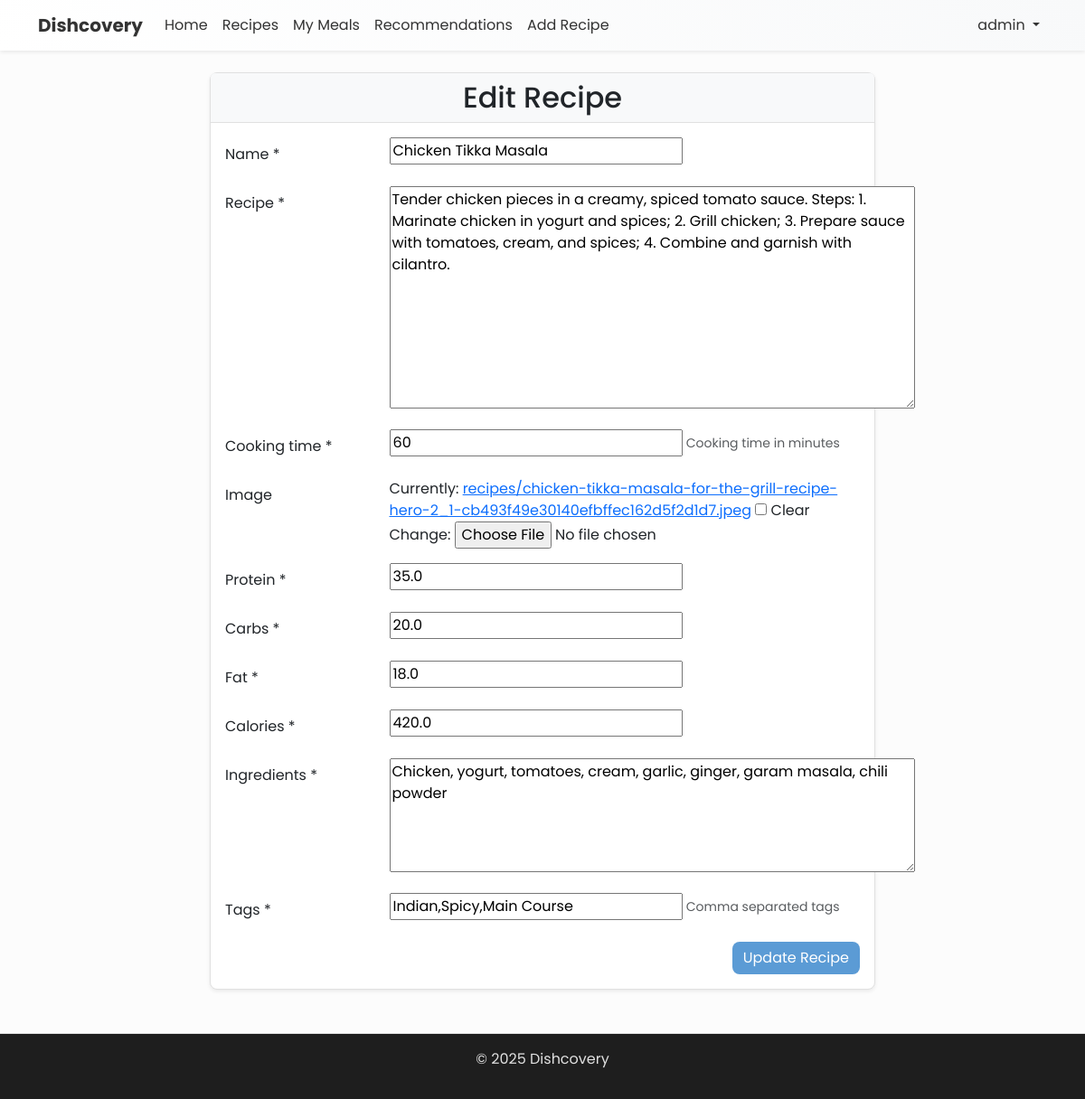
/recipes/2/edit/ (signed in), run on the app's committed database.
### core/models.py (models this page shows, shortened)
class User(AbstractUser):
    is_admin = models.BooleanField(default=False)

class Recipe(models.Model):
    id = models.AutoField(primary_key=True)
    name = models.CharField(max_length=30)
    recipe = models.TextField()
    author = models.ForeignKey(User, on_delete=models.CASCADE, related_name='created_recipes')
    cooking_time = models.IntegerField(help_text="Cooking time in minutes")
    image = models.ImageField(upload_to='recipes/', blank=True, null=True)
    protein = models.FloatField()
    carbs = models.FloatField()
    fat = models.FloatField()
    calories = models.FloatField()
    ingredients = models.TextField()
    tags = models.TextField(help_text="Comma separated tags")

### core/views.py (the view)
# urls.py: path('recipes/<int:pk>/edit/', views.RecipeUpdateView.as_view(), name='recipe_edit'),
class RecipeUpdateView(LoginRequiredMixin, UpdateView):
    model = Recipe
    form_class = RecipeForm
    template_name = 'recipes/recipe_form.html'
    def dispatch(self, request, *args, **kwargs):
        recipe = self.get_object()
        if recipe.author != request.user and not request.user.is_admin:
            messages.error(request, "You don't have permission to edit this recipe.")
            return redirect('recipe_detail', pk=recipe.pk)
        return super().dispatch(request, *args, **kwargs)

### core/forms.py
class RecipeForm(forms.ModelForm):
    class Meta:
        model = Recipe
        exclude = ['author']
        widgets = {
            'ingredients': forms.Textarea(attrs={'rows': 5, 'placeholder': 'Enter ingredients, one per line'}),
            'tags': forms.TextInput(attrs={'placeholder': 'Enter tags separated by commas'})
        }

### core/templates/recipes/recipe_form.html (shortened to what this page needs)
{% extends 'base.html' %}
{% block content %}
<div class="row justify-content-center mt-4">
  <div class="col-md-8">
    <div class="card shadow-sm">
      <div class="card-header bg-light">
        <h2 class="mb-0 text-center">
          {% if recipe %}Edit Recipe{% else %}Create Recipe{% endif %}
        </h2>
      </div>
      <div class="card-body">
        <form method="post" enctype="multipart/form-data">
          {% for field in form %}
            <div class="mb-3 row">
              <label for="{{ field.id_for_label }}" class="col-sm-3 col-form-label">
                {{ field.label }}
                {% if field.field.required %} *{% endif %}
              </label>
              <div class="col-sm-9">
                {{ field }}
                {% if field.help_text %}
                  <small class="form-text text-muted">{{ field.help_text }}</small>
                {% endif %}
              </div>
            </div>
          {% endfor %}
          <div class="d-flex justify-content-end mt-3">
            <button type="submit" class="btn btn-primary">
              {% if recipe %}Update Recipe{% else %}Create Recipe{% endif %}
            </button>
          </div>
        </form>
      </div>
    </div>
  </div>
</div>
{% endblock %}

### core/templates/base.html (shortened to what this page needs)
{% load static %}
{% load widget_tweaks %}
<!DOCTYPE html>
<html lang="en">
<head>
  <link href="https://cdn.jsdelivr.net/npm/bootstrap@5.3.0/dist/css/bootstrap.min.css" rel="stylesheet">
  <link rel="stylesheet" href="https://cdnjs.cloudflare.com/ajax/libs/font-awesome/6.0.0/css/all.min.css">
  <link rel="stylesheet" href="{% static 'dark-theme.css' %}">
</head>
<body>
  <nav class="navbar navbar-expand-lg navbar-light shadow-sm" style="background: linear-gradient(45deg, #ffffff, #f8f9fa);">
    <div class="container">
      <a class="navbar-brand fw-bold" href="{% url 'home' %}">Dishcovery</a>
      <div class="collapse navbar-collapse" id="navbarNav">
        <ul class="navbar-nav me-auto">
          <li class="nav-item">
            <a class="nav-link" href="{% url 'home' %}">Home</a>
          </li>
          <li class="nav-item">
            <a class="nav-link" href="{% url 'recipe_list' %}">Recipes</a>
          </li>
          {% if user.is_authenticated %}
          <li class="nav-item">
            <a class="nav-link" href="{% url 'meal_list' %}">My Meals</a>
          </li>
          <li class="nav-item">
            <a class="nav-link" href="{% url 'recommendations' %}">Recommendations</a>
          </li>
          <li class="nav-item">
            <a class="nav-link" href="{% url 'recipe_create' %}">Add Recipe</a>
          </li>
          {% endif %}
        </ul>
        <ul class="navbar-nav">
          {% if user.is_authenticated %}
          <li class="nav-item dropdown">
            <a class="nav-link dropdown-toggle" href="#" id="navbarDropdown" role="button" data-bs-toggle="dropdown">
              {{ user.username }}
            </a>
          </li>
          {% endif %}
        </ul>
      </div>
    </div>
  </nav>
  <div class="container mt-4">
    {% block content %}{% endblock %}
  </div>
  <footer class="mt-5 py-3" style="background: #1e1e1e; color: #e0e0e0;">
    <div class="container text-center">
      <p>© {% now "Y" %} Dishcovery</p>
    </div>
  </footer>
</body>
</html>

### dishcovery/static/dark-theme.css (style rules this page uses)
:root { --light-bg: #fcfcfc; --light-surface: #ffffff; --light-card: #ffffff; --light-hover: #f0f0f0; --light-text: #333333; --light-text-secondary: #666666; --light-border: #e0e0e0; --light-primary: #5b9bd5; --light-primary-hover: #4a8ac4; --light-success: #28a745; --light-warning: #ffc107; --light-danger: #dc3545; --light-info: #17a2b8; --border-radius: 8px; --transition-speed: 0.3s; }
body { background-color: var(--light-bg); color: var(--light-text); font-family: 'Poppins', sans-serif; }
.navbar { background-color: var(--light-surface) !important; box-shadow: 0 4px 12px rgba(0, 0, 0, 0.08); }
.navbar-brand, .nav-link { color: var(--light-text) !important; transition: color var(--transition-speed); }
.card { background-color: var(--light-card); border: 1px solid var(--light-border); border-radius: var(--border-radius); box-shadow: 0 4px 8px rgba(0, 0, 0, 0.08); transition: transform var(--transition-speed), box-shadow var(--transition-speed); }
.card-header, .card-footer { background-color: rgba(0, 0, 0, 0.03); border-bottom: 1px solid var(--light-border); }
.btn-primary { background-color: var(--light-primary); border: none; border-radius: var(--border-radius); transition: background-color var(--transition-speed); }
footer { border-top: 1px solid var(--light-border); }

### core/templates/base.html (style rules this page uses)
body { font-family: 'Poppins', sans-serif; }

### data on the page
User: username "admin"
Recipe: form "Chicken Tikka Masala" "Tender chicken pieces in a creamy, spiced tomato sauce. Steps: 1. Marinate chicken in yogurt and spices; 2. Grill chicken; 3. Prepare sauce with tomatoes, cream, and spices; 4. Combine and garnish with cilantro." "60" "35.0" "20.0" "18.0" "420.0" "Chicken, yogurt, tomatoes, cream, garlic, ginger, garam masala, chili powder" "Indian,Spicy,Main Course"

### other printed values
{{ field.label }} "Name" "Recipe" "Cooking time" "Image" "Protein" "Carbs" "Fat" "Calories" "Ingredients" "Tags"
{{ field.help_text }} "Cooking time in minutes" "Comma separated tags"
